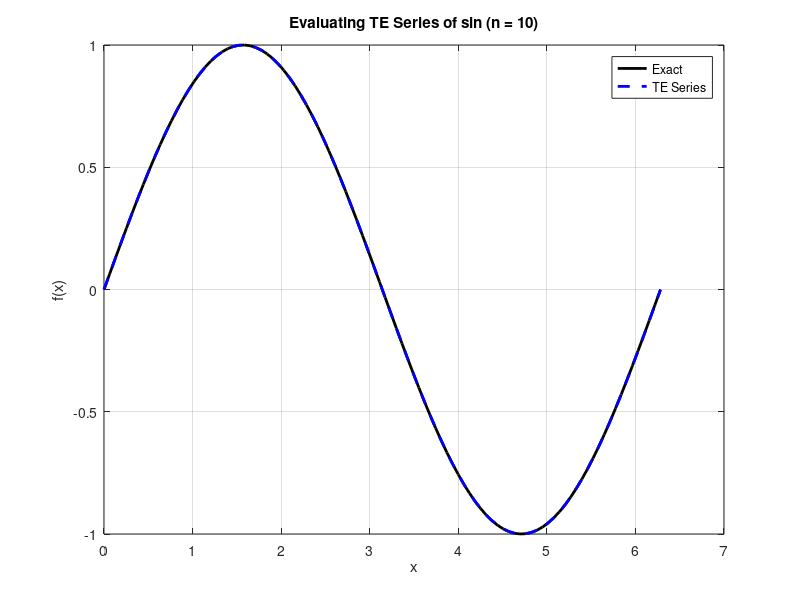

This figure's MATLAB source:
%
%   TE_sin   Evaluation of Taylor Series Expansions
%
%   This code simply illustrates how to evaluate an infinite series
%   sinansion for a particular function, f(x). The key here is to 
%   write the series as a simple recurrence relation, with term 
%   Tn+1 written as a function of term Tn (see the notes for details).
%

%
%   getting started
%
      close all;
      clear all functions;
%
%   define range of x values (be sure to stay within the radius of convergence)
%
      x  = linspace(0,2*pi,100);
%
%   loop over terms in sinansion
%
      maxT = 10;  tol = 1e-6;   n = 1;  rerr = 1.0;
      T = x;  f = T;                   % initialize series
      while rerr > tol  &  n < maxT
        r = -x.*x/((2*n+1)*2*n);       % compute r  (this is usually a function of n)
        T = r.*T;                      % compute Tn+1
        f = f + T;                     % add Tn+1 to partial sum 
        rerr = max(abs(T./f));         % compute max relative error
        n = n+1;                       % increment counter
      end
      NT = n;                          % number of terms used in sinansion
%
%   plot results
%
      figure(1)
      plot(x,sin(x),'k-','LineWidth',2)
      hold on
      plot(x,f,'b--','LineWidth',2)
      grid
      title(['Evaluating TE Series of sin (n = ',num2str(NT), ')']); 
      xlabel('x'),
      ylabel('f(x)')
      legend('Exact','TE Series')       
%
%   end of program      
%






